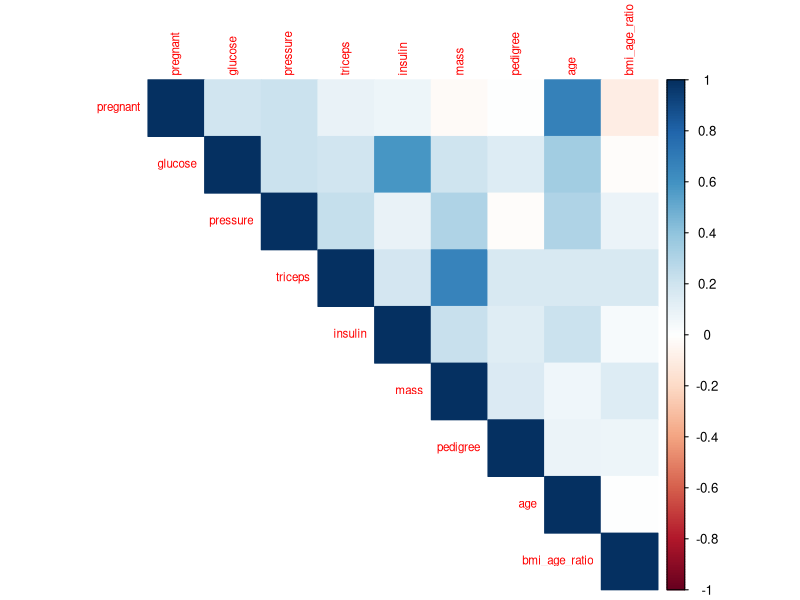
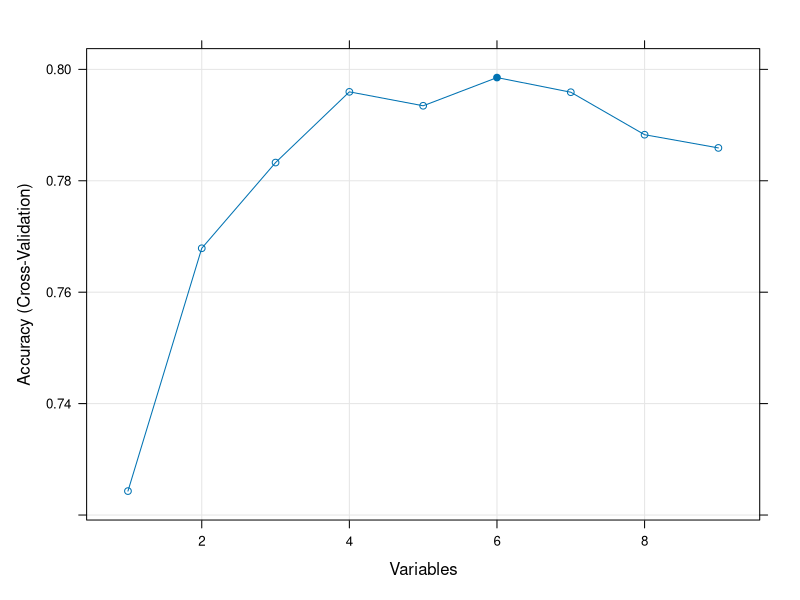
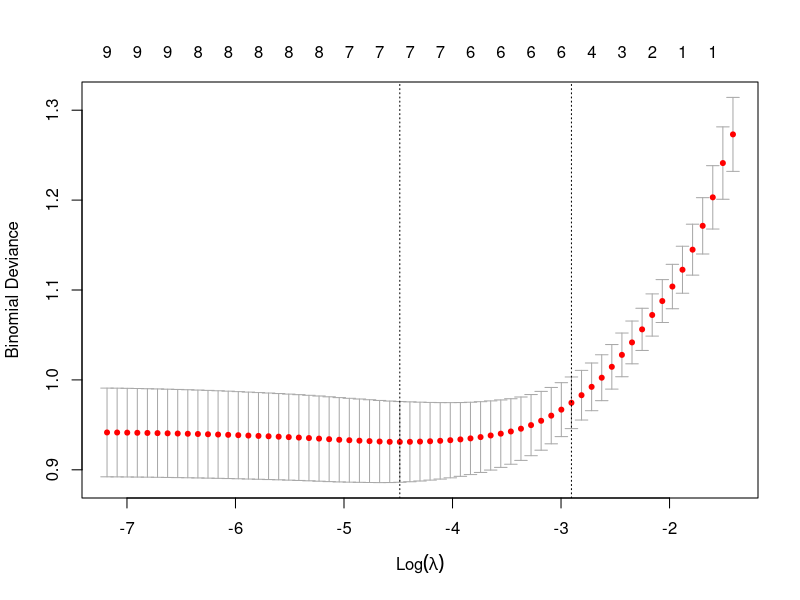

Write R code to recreate these figures, in order.
# Load required libraries
library(tidyverse)
library(caret)
library(mlbench)
library(corrplot)
library(glmnet)

# Load Pima Indians Diabetes dataset
data("PimaIndiansDiabetes2")
df <- PimaIndiansDiabetes2

# Check structure & missing values
glimpse(df)
summary(df)

# Remove rows with missing values (or impute if preferred)
df <- na.omit(df)
# %%
# Scale numerical predictors (mean=0, sd=1)
preProc <- preProcess(df[, -9], method = c("center", "scale"))
df_scaled <- predict(preProc, df)
# %%
df_scaled <- df_scaled %>%
  mutate(bmi_age_ratio = mass / age)  # BMI (mass) divided by age
# %%
cor_matrix <- cor(df_scaled %>% select(-diabetes))
corrplot(cor_matrix, method = "color", type = "upper", tl.cex = 0.7)
# %%
set.seed(123)
ctrl <- rfeControl(functions = rfFuncs, method = "cv", number = 10)
rfe_result <- rfe(
  x = df_scaled %>% select(-diabetes),
  y = df_scaled$diabetes,
  sizes = 1:8,  # Test subsets of 1 to 8 features
  rfeControl = ctrl
)

# Top selected features
print(rfe_result)
plot(rfe_result, type = c("g", "o"))
# %%
x <- model.matrix(diabetes ~ ., df_scaled)[, -1]  # Exclude intercept
y <- ifelse(df_scaled$diabetes == "pos", 1, 0)

# Fit LASSO
cv_lasso <- cv.glmnet(x, y, alpha = 1, family = "binomial")
plot(cv_lasso)

# Coefficients at optimal lambda
coef(cv_lasso, s = "lambda.min")
# %%
set.seed(123)
trainIndex <- createDataPartition(df_scaled$diabetes, p = 0.8, list = FALSE)
train <- df_scaled[trainIndex, ]
test <- df_scaled[-trainIndex, ]
# %%
# Logistic Regression with all features
model_all <- train(
  diabetes ~ .,
  data = train,
  method = "glm",
  family = "binomial",
  trControl = trainControl(method = "cv", number = 10)
)

# Predictions
pred_all <- predict(model_all, test)
confusionMatrix(pred_all, test$diabetes)
# %%
model_selected <- train(
  diabetes ~ glucose + mass + bmi_age_ratio,
  data = train,
  method = "glm",
  family = "binomial",
  trControl = trainControl(method = "cv", number = 10)
)

# Predictions
pred_selected <- predict(model_selected, test)
confusionMatrix(pred_selected, test$diabetes)
# %%
